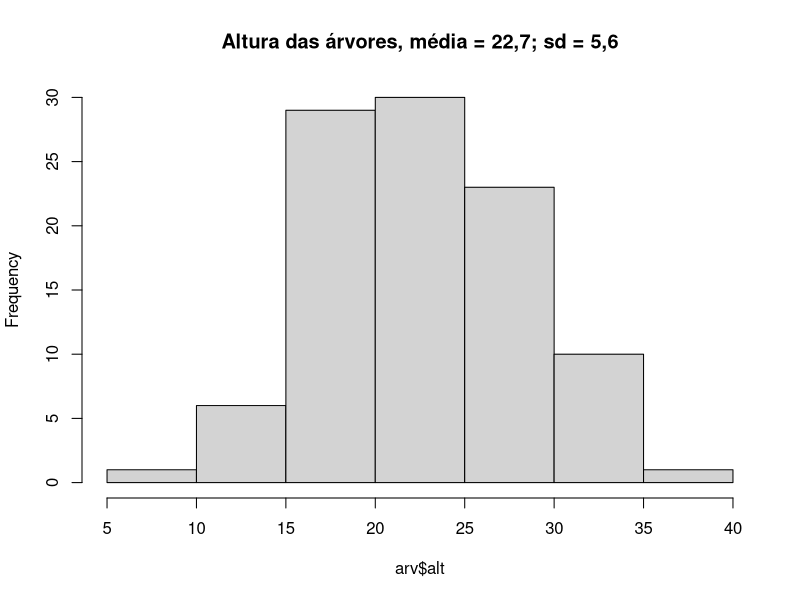
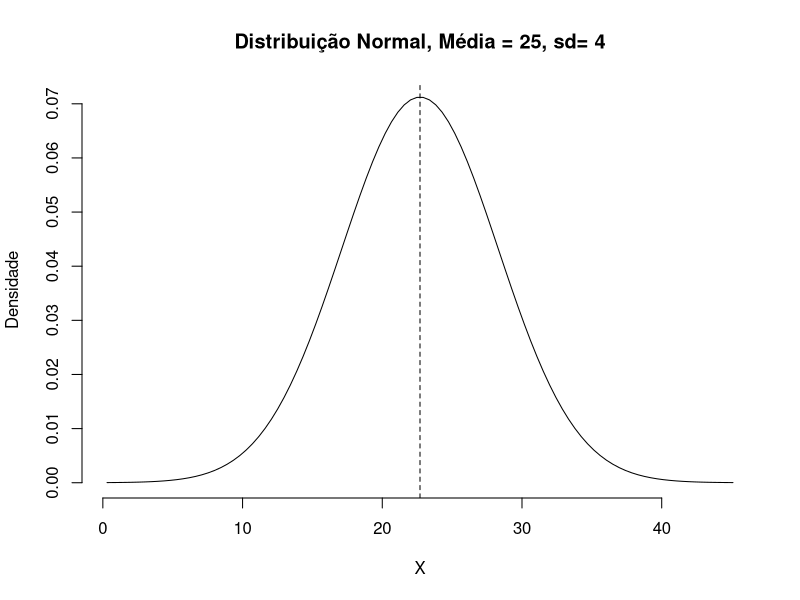
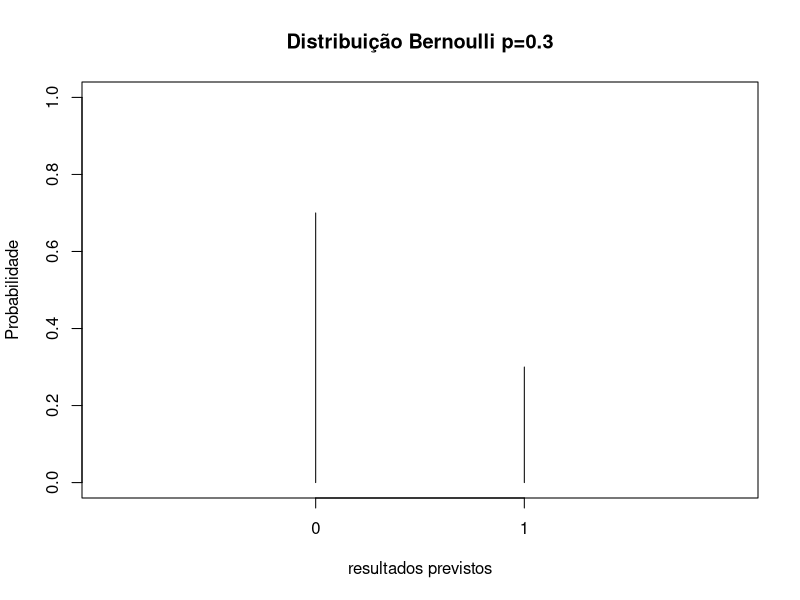
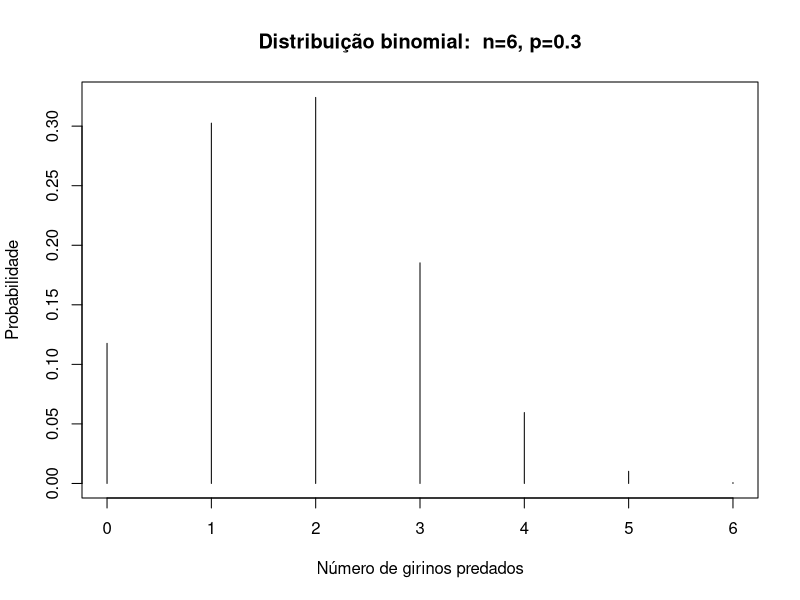
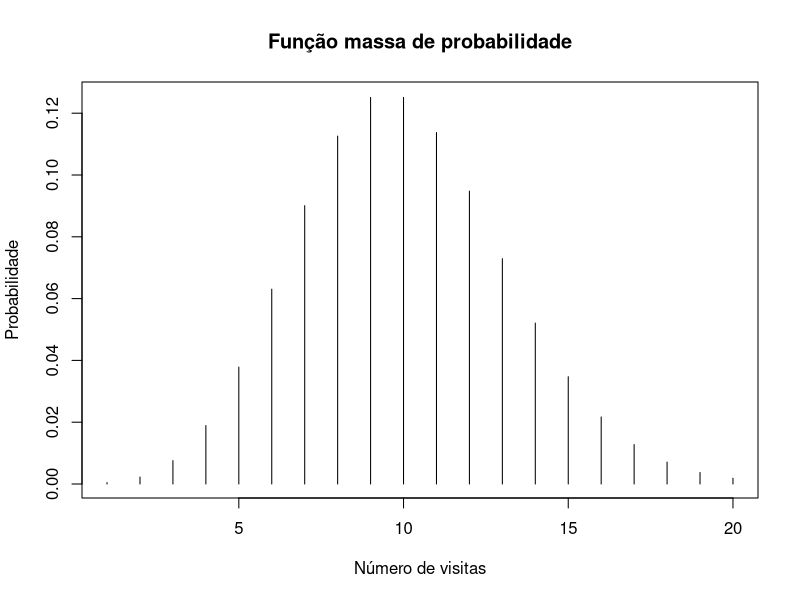
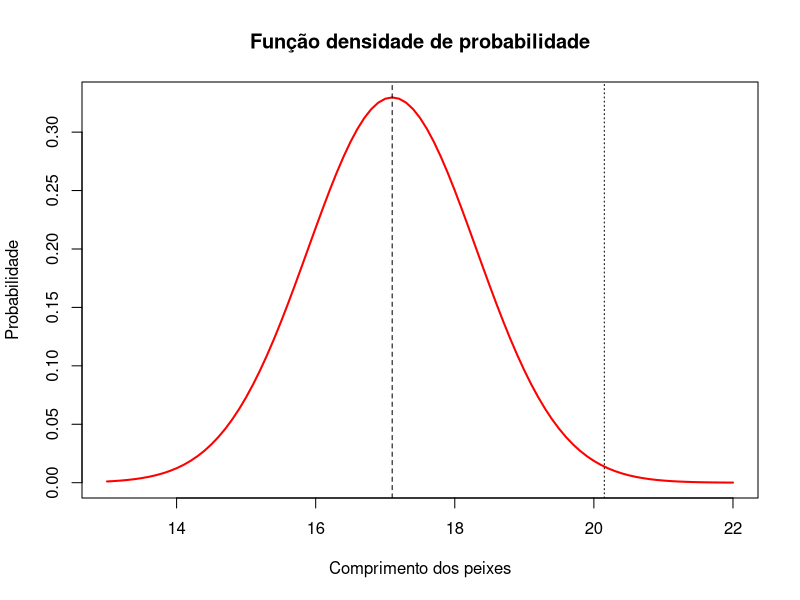
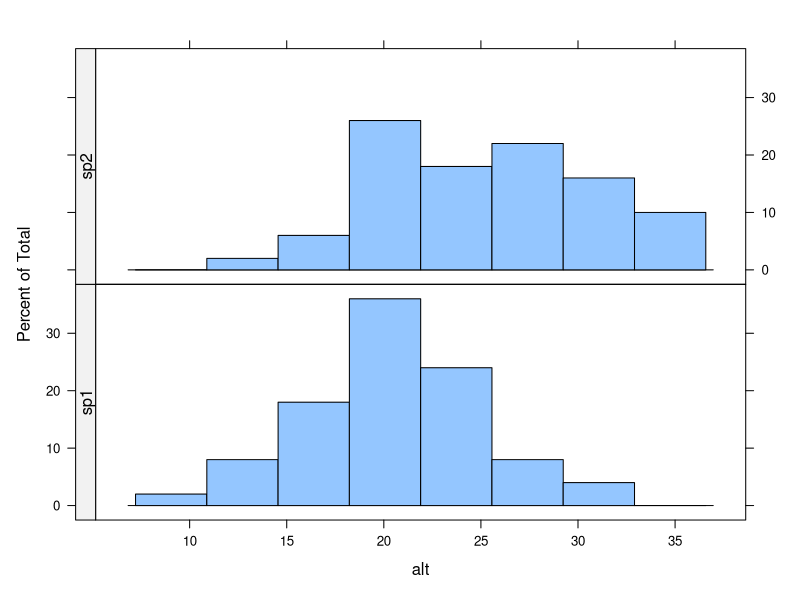
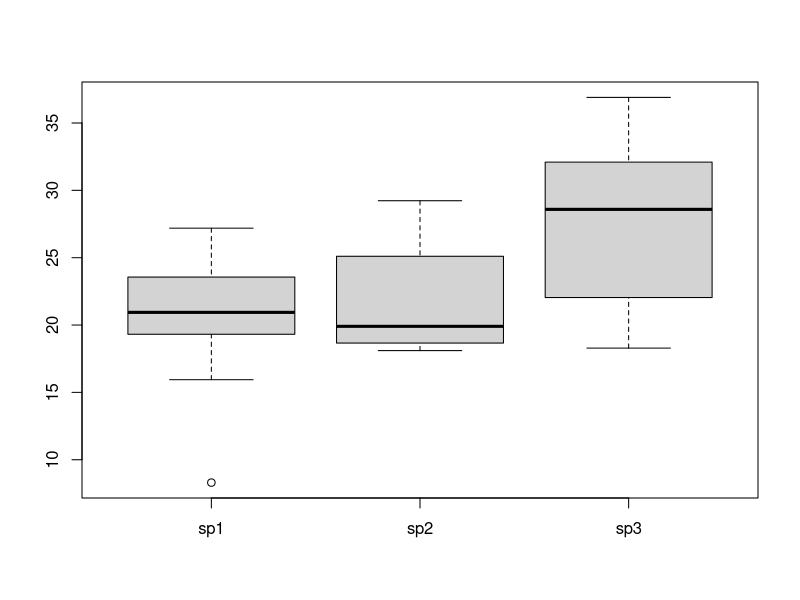

These figures' R source, in order: (Note: this script raises an error after producing the figures.)
## ---- chunk 1
setwd("~/git_meme/consultR/presentations")
## ---- chunk 2
arv <-read.table("../data/arvores.csv", sep=";", header=T)
hist(arv$alt, main="Altura das árvores, média = 22,7; sd = 5,6")
mean(arv$alt); var(arv$alt); sd(arv$alt)
## ---- chunk 3
mean=22.7; sd=5.6
lb=10; 
ub=40

x <- seq(-4,4,length=100)*sd + mean
hx <- dnorm(x,mean,sd)

plot(x, hx, type="n", xlab="X", ylab="Densidade",
  main="Distribuição Normal, Média = 25, sd= 4", axes=FALSE)
axis(1)
axis(2)
i <- x >= lb & x <= ub
lines(x, hx)
abline(v=22.7, lty=2)
## ---- chunk 4
plot(dbinom(0:1, size=1, prob=0.3), 
    xlim=c(0,3), ylim=c(0,1), 
    xlab="resultados previstos",
    ylab="Probabilidade", 
    main="Distribuição Bernoulli p=0.3",
    type="h", xaxt="n")
axis(1, at=c(1,2), labels = c(0,1))
## ---- chunk 5
plot(y=dbinom(0:6, size=6, prob=0.3), 
    x=c(0:6),
    xlab="Número de girinos predados",
    ylab="Probabilidade", 
    main="Distribuição binomial:  n=6, p=0.3",
    type="h")
## ---- chunk 6
# histograma da distribuição
plot(dpois(seq(1,20, by =1), lambda = 10), type ="h",
     xlab = "Número de visitas", 
     ylab = "Probabilidade", 
     main = "Função massa de probabilidade")
## ---- chunk 7
prob <- pnorm(q = 20.15, mean = 17.1, sd = 1.21, lower.tail = F)
prob
## ---- chunk 8
x<-seq(13, 22, 0.1)
y=dnorm(x, mean = 17.1, sd=1.21)
plot(x, y, type="l", lwd=2, col="red", 
     ylab = "Probabilidade",
     xlab= "Comprimento dos peixes",
     main ="Função densidade de probabilidade")
abline(v = 17.1, lty=2)
abline(v = 20.15, lty=3)
## ---- chunk 9
levels(arv$sp)
## ---- chunk 10
library(lattice)
histogram(~alt|sp, 
          data = arv,
          layout = c(1,2),
          strip=F,
          strip.left=T)
## ---- chunk 11
mean(arv$alt[arv$sp=="sp2"]) - mean(arv$alt[arv$sp=="sp1"])
## ---- chunk 12
t.test(arv$alt~arv$sp, var.equal=T)
#o argumento var.equa=T diz que as variâncias das duas espécies são as mesmas
# podemos fazer o teste com a premissa de que as variâncias não sejam iguais,
# usando var.equal=F, isso vai "consumir" graus de liberdade.
## ---- chunk 13
alt.sp3 <- c(36.90076761,33.23131727,32.82767311,24.93410577,31.87626329,
         28.76824248,26.6436144,31.41238398,27.65383929,31.70425719,
         33.60752445,28.30263354,29.32210674,23.4790054,22.20793046,
         18.28797293,23.39044736,28.75820917,29.94344703,34.47430235,
         32.09820862,26.99845592,27.64858951,31.90557306,33.63236368,
         25.35966179,35.00885172,32.89125598,18.98802229,30.8516906,
         22.04191398,35.37232889,35.67150408,34.30257037,24.43038475,
         20.6274663,31.15717916,23.27023231,36.20568545,34.33068448,
         28.40769054,31.00578874,29.50989158,31.69915991,37.25975797,
         30.1279997,38.623371,35.36472829,29.88304259,31.00145491)

sp3 <- data.frame(alt=alt.sp3, sp=rep("sp3",50))
arv2 <- rbind(arv,sp3)

amostras <- seq(1,150,by=5)

arv3 <- arv2[ amostras, ]
## ---- chunk 14
arv4 <- data.frame(sp1=arv3$alt[arv3$sp=="sp1"],
                   sp2=arv3$alt[arv3$sp=="sp2"],
                   sp3=arv3$alt[arv3$sp=="sp3"])
arv4

boxplot(arv4)
## ---- chunk 15
media.geral <- mean(arv3$alt)
media.geral

medias.sps <- apply(arv4, 2, mean)
medias.sps

dif.geral <- arv4 - media.geral
ss.especies <- dif.geral^2
ss.especies

ss.total <- sum(ss.especies)
ss.total
## ---- chunk 16
vetor.cor <- rep(1:3, each=10) #vetor de cores

plot(x = c(1:30), y = arv3$alt, ylim=c(10,40),
     pch=(rep(c(15,16,17), each=10)),
     col=vetor.cor,
     ylab="Variável Resposta", xlab="Observações",
     main="Variação total")
	for(i in 1:30)
	{
	lines(c(i,i),c(arv3$alt[i],mean(arv3$alt)),col=vetor.cor[i])
	}
	abline(h=media.geral)
## ---- chunk 17
vetor.medias<-rep(medias.sps, each=10)

plot(c(1:30), arv3$alt, ylim=c(10,40),
     pch=(rep(c(15,16,17),each=10)),
     col=vetor.cor,
     main="Variação Intra Grupos",
     ylab="Variável Resposta", xlab="Observações")
	for(i in 1:30)
	{
	lines(c(i,i),c(vetor.medias[i],arv3$alt[i]),col=vetor.cor[i])
	}
	lines(c(1,10),c(medias.sps[1],medias.sps[1]),col=1)
	lines(c(11,20),c(medias.sps[2],medias.sps[2]),col=2)
	lines(c(21,30),c(medias.sps[3],medias.sps[3]),col=3)
## ---- chunk 18
medias.sps
ss.sp1=sum((arv4$sp1-medias.sps["sp1"])^2)
ss.sp1
ss.sp2=sum((arv4$sp2-medias.sps["sp2"])^2)
ss.sp2
ss.sp3=sum((arv4$sp3-medias.sps["sp3"])^2)
ss.sp3
ss.intra=ss.sp1+ss.sp2+ss.sp3
ss.intra
## ---- chunk 19
plot(c(1:30), vetor.medias, ylim=c(10,40), 
  pch=(rep(c(15,16,17),each=10)),
  col=vetor.cor, 
  main="Variação Entre Grupos", 
  ylab="Variável Resposta", xlab="Observações")
 for(i in 1:30)
	{
	lines(c(i,i),c(vetor.medias[i],mean(vetor.medias)),col=vetor.cor[i])
	}
	abline(h=media.geral)
	points(c(1:30),arv3$alt, ylim=c(10,50), 
	       pch=(rep(c(0,1,2),each=10)), col=vetor.cor, cex=0.5)
## ---- chunk 20
medias.sps
media.geral
ss.entre=10*sum((medias.sps-media.geral)^2)
ss.entre

#conferindo os cálculos
ss.intra+ss.entre
ss.total
## ---- chunk 21
# Desvios médios
ms.entre=ss.entre/2
ms.intra=ss.intra/27
ms.entre
ms.intra

#F - razão das variâncias
F.sps=ms.entre/ms.intra
F.sps
## ---- chunk 22
curve(expr=df(x, 2,27),
      main="Distribuição F de Fisher (df=2,27)", 
      xlab="Valor F",
      ylab="Densidade Probabilística (df)",
      xlim=c(2,12))
abline(v=F.sps, col="red")
abline(h=0, lty=2)

xf=seq(F.sps, 12, 0.01)
ydf=df(xf, 2, 27)
polygon(c(F.sps,xf),c(0,ydf),col="red")

text(x= 7,y=0.08,paste("pf(x) =",
     round(pf(F.sps,2,27,lower.tail=F),4)), 
     cex=0.8, col="red")
## ---- chunk 23
p.sps=pf(F.sps, 2, 27, lower.tail=FALSE)
p.sps
## ---- chunk 24
anova.sps <- aov(alt~sp, data=arv3)
summary(anova.sps)
## ---- chunk 25
TukeyHSD(anova.sps)

#revendo gráfico dos dados
stripchart( arv3$alt~arv3$sp,
           vertical = TRUE, pch = 16, 
           col = c("black", "red", "green"))

#boxplot
boxplot(arv4)
## ---- chunk 26
lm.anova.sp <- lm(alt~sp, data=arv3)
summary.aov(lm.anova.sp) #mesmo que o summary do aov

# mostra o resultado de forma um pouco diferente, consegue entender?
summary(lm.anova.sp) 
## ---- chunk 27
# criando a variável nutrientes
nutri <- c(1.09, 1.73, 1.49, 2.84, 3.08, 8.24, 8.67, 6.10, 8.37, 8.03,
           10.62, 14.26, 13.77, 14.81, 14.40, 17.27, 15.46, 18.66, 16.03,
           17.37, 26.80, 27.1, 29.09, 20.46, 24.51, 28.56, 24.87, 27.44,
           26.02, 22.94)

# ordenando arv3 por altura (para criar uma relação com nutrientes)
arv3 <-arv3[order(arv3$alt), ]

#colocando no data.frame de dados
arv3$nutri <- nutri
## ---- chunk 28
plot(arv3$alt ~ nutri)
## ---- chunk 29
alt.nutr <- lm(alt ~ nutri, data = arv3)
summary(alt.nutr)
## ---- chunk 30
plot(arv3$alt ~ nutri)
abline(alt.nutr, col = "red") # reta da regressão

#reta da hipótese nula de ausência de efeito dos nutrientes
abline(h = mean(arv3$alt), col = "blue", lty = 2)  
## ---- chunk 31
plot(alt~nutri, data=arv3, col=arv3$sp)
## ---- chunk 32
alt.sp.nutr <- lm(alt ~ nutri + sp, data = arv3)
summary(alt.sp.nutr)
## ---- chunk 33
# tirando os valores de intercepto do modelo para cada especie
#coef(alt.sp.nutr)
int.sp1 <- coef(alt.sp.nutr)[1]
int.sp2 <- coef(alt.sp.nutr)[1]+coef(alt.sp.nutr)[3]
int.sp3 <- coef(alt.sp.nutr)[1]+coef(alt.sp.nutr)[4]

plot(alt~nutri, data=arv3, col=arv3$sp)

# reta de regressão para espécie 1
abline(a=int.sp1, b=coef(alt.sp.nutr)[2], col="black")
# reta de regressão para sp 2
abline(a=int.sp2, b=coef(alt.sp.nutr)[2], col="red")
# reta de regressão para ps 3
abline(a=int.sp3, b=coef(alt.sp.nutr)[2], col="green")
## ---- chunk 34
alt.sp.nutr2 <- lm(alt ~ nutri + sp + nutri:sp, data=arv3)

alt.sp.nutr3 <- lm(alt ~ nutri*sp, data=arv3)
summary(alt.sp.nutr3)
## ---- chunk 35
# interceptos
int.sp1 <- coef(alt.sp.nutr2)[1]
int.sp2 <- coef(alt.sp.nutr2)[1] + coef(alt.sp.nutr2)[3]
int.sp3 <- coef(alt.sp.nutr2)[1] + coef(alt.sp.nutr2)[4]

#coeficientes
coef.sp1 <- coef(alt.sp.nutr2)[2]
coef.sp2 <- coef(alt.sp.nutr2)[2] + coef(alt.sp.nutr2)[5]
coef.sp3 <- coef(alt.sp.nutr2)[2] + coef(alt.sp.nutr2)[6]

plot(alt~nutri, data=arv3, col=arv3$sp)

abline(a=int.sp1, b=coef.sp1, col="black", xlim=c(0.5))
abline(a=int.sp2, b=coef.sp2, col="red")
abline(a=int.sp3, b=coef.sp3, col="green")
## ---- chunk 36
summary.aov(alt.sp.nutr3)
## ---- chunk 37
atrop <- read.table("../data/atropela.csv", header = T, sep = ";")
## ---- chunk 38
plot( atrop$TOT.N ~ atrop$D.PARK,
      xlab = " Distância ao parque",
      ylab = "Número de atropelamentos")
## ---- chunk 39
mod <- glm(TOT.N ~ D.PARK, data = atrop, 
           family = poisson)

summary(mod)
## ---- chunk 40
anova(mod, test = "Chisq")
## ---- chunk 41
coefi <- coef(mod)
coefi

plot(atrop$TOT.N~atrop$D.PARK,
     xlim = c(0,25000), ylim = c(0, 110),
     xlab = "Distância ao parque", ylab = "Número de atropelamentos")

#essa função plota a curva do modelo, colocamos exp para voltar à escala original dos dados
curve(exp(coefi[1] + coefi[2]*x), 
      xlim = c(0,25000), ylim = c(0, 110),
      xlab = "", ylab = "", 
      add=T, #adicionando a curva no plot já desenhado
      col="red")
## ---- chunk 42
veados <- read.table("../data/veados_parasitas.csv", header=T, sep=";")

str(veados)
summary(veados)

prop.veados <- veados$infectado/veados$amostrado
prop.veados
## ---- chunk 43
plot(prop.veados ~ veados$openland,
     ylim=c(0,1),
     xlab = "Porcentagem de vegetação aberta",
     ylab="Proporção de veados infectados")
## ---- chunk 44
nao.infectado <- veados$amostrado- veados$infectado
y <- cbind(veados$infectado, nao.infectado)
mod.veado <- glm(y ~  openland, data=veados, family="binomial")
summary(mod.veado)
## ---- chunk 45
anova(mod.veado, test = "Chisq")
## ---- chunk 46
# salvando os coeficientes
coefs <- coef(mod.veado)
coefs

#lembre que estes coefs foram linearizados com a função de ligação
# para a binomial a link function é a logit
# então temos que transformar os y no inverso do logit, a função é essa:
invlogit = function(x) return(exp(x)/(1+exp(x)))

plot(prop.veados ~ veados$openland,
     ylim=c(0,1))
#usando o invlogit para desenhar a curva:
curve(invlogit(coefs[1] + coefs[2]*x), add=T, col="red")
## ---- chunk 47
shapiro.test(arv3$alt)

shapiro.test(arv$alt[arv$sp == "sp1"])
shapiro.test(arv$alt[arv$sp == "sp2"])
## ---- chunk 48
bartlett.test(arv3$alt~arv3$sp)
## ---- chunk 49
# carregando o pacote car que tem a função do teste
library(car)
## ---- chunk 50
leveneTest(arv3$alt~arv3$sp)
## ---- chunk 51
resid(anova.sps)
#residuals(anova.sps) # o mesmo que a função de cima
## ---- chunk 52
# separando a área gráfica em 4 espaço para os 4 gráficos
par(mfrow=c(2,2))
plot(anova.sps)
## ---- chunk 53
# regressão: alt ~ nutri
plot(alt.nutr)
## ---- chunk 54
# ANCOVA modelo aditivo: alt ~ nutri + sps
plot(alt.sp.nutr)
## ---- chunk 55
# ANCOVA modelo interativo: alt ~ nutri * sps
plot(alt.sp.nutr2)
## ---- chunk 56
# GLM poisson: atrop ~ dist.park
plot(mod)
## ---- chunk 57
# GLM binoimial: prop.infectado ~ openland
plot(mod.veado)

## ---- chunk 58
# para "desligar" o par inicial
par(mfrow=c(1,1))
